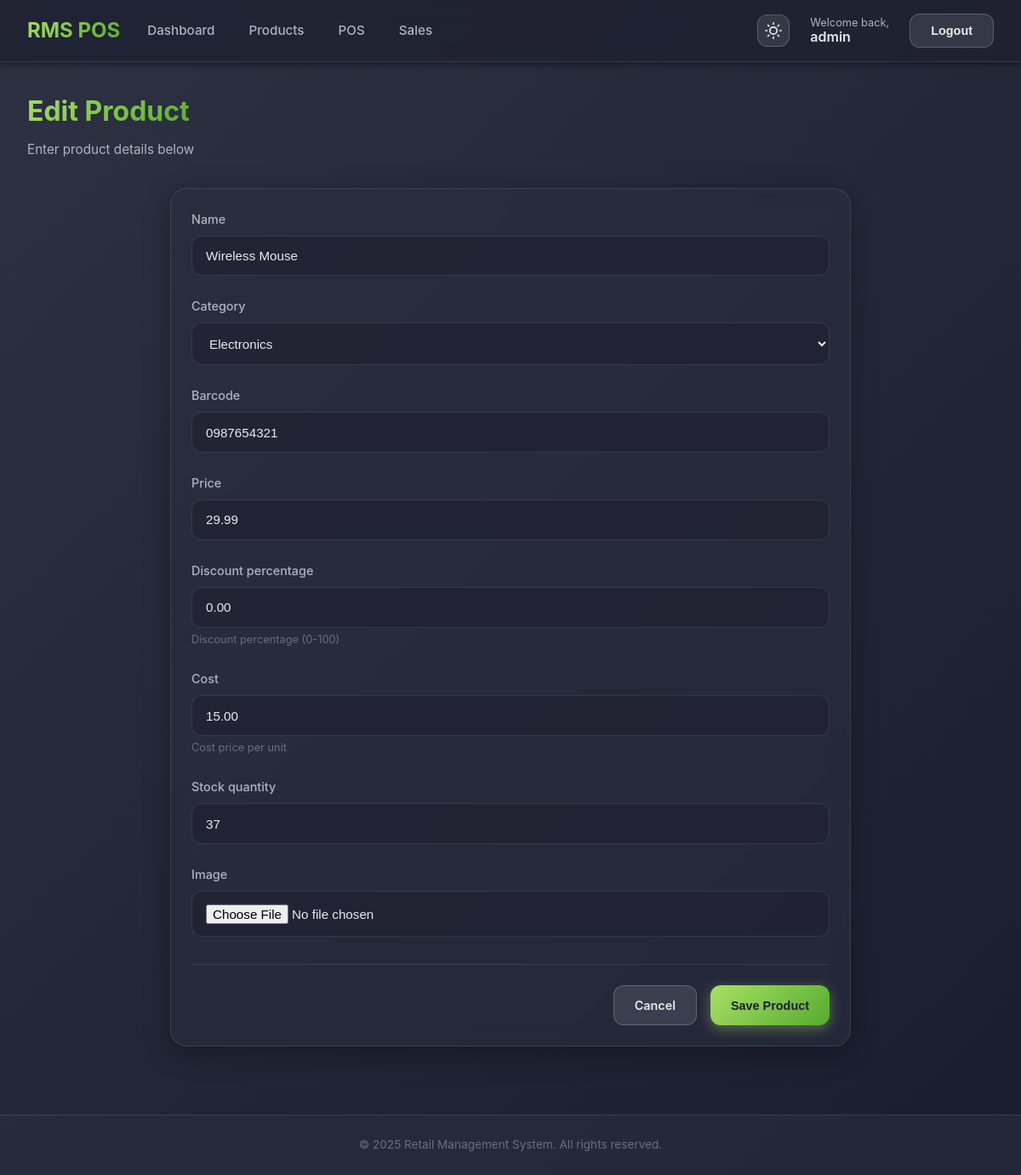
Screenshot of /inventory/products/2/edit/ (signed in) with the database file from the repository.
### rms_pos/accounts/models.py (models this page shows, shortened)
class User(AbstractUser):
    ROLE_CHOICES = (
        ('admin', 'Admin'),
        ('manager', 'Inventory Manager'),
        ('cashier', 'Cashier'),
    )
    role = models.CharField(max_length=20, choices=ROLE_CHOICES, default='cashier')
    def is_admin(self):
        return self.role == 'admin'
    def is_manager(self):
        return self.role == 'manager'

### rms_pos/inventory/models.py (models this page shows, shortened)
class Product(models.Model):
    name = models.CharField(max_length=200)
    category = models.ForeignKey(Category, on_delete=models.CASCADE, related_name='products')
    barcode = models.CharField(max_length=100, unique=True)
    price = models.DecimalField(max_digits=10, decimal_places=2)
    discount_percentage = models.DecimalField(max_digits=5, decimal_places=2, default=0, help_text="Discount percentage (0-100)")
    cost = models.DecimalField(max_digits=10, decimal_places=2, help_text="Cost price per unit")
    stock_quantity = models.IntegerField(default=0)
    image = models.ImageField(upload_to='products/', blank=True, null=True)
    created_at = models.DateTimeField(auto_now_add=True)
    updated_at = models.DateTimeField(auto_now=True)

### rms_pos/inventory/views.py (the view)
# urls.py: path('products/<int:pk>/edit/', views.edit_product, name='edit_product'),
@login_required
@user_passes_test(is_manager_or_admin)
def edit_product(request, pk):
    product = get_object_or_404(Product, pk=pk)
    if request.method == 'POST':
        form = ProductForm(request.POST, request.FILES, instance=product)
        if form.is_valid():
            old_stock = Product.objects.get(pk=pk).stock_quantity
            product = form.save()
            new_stock = product.stock_quantity
            if new_stock != old_stock:
                diff = new_stock - old_stock
                action = 'add' if diff > 0 else 'remove'
                InventoryLog.objects.create(
                    product=product,
                    action=action,
                    quantity=abs(diff),
                    user=request.user,
                    note='Manual update'
                )
            messages.success(request, 'Product updated successfully.')
            return redirect('product_list')
    else:
        form = ProductForm(instance=product)
    return render(request, 'inventory/product_form.html', {'form': form, 'title': 'Edit Product'})

### rms_pos/inventory/models.py (called while the page is built)
    def __str__(self):
        return self.name

### rms_pos/inventory/views.py (called while the page is built)
def is_manager_or_admin(user):
    return user.is_authenticated and (user.is_manager() or user.is_admin())

### rms_pos/templates/inventory/product_form.html (shortened to what this page needs)
{% extends 'base.html' %}
{% block content %}
<div class="page-header">
    <div>
        <h1 class="page-title">{{ title }}</h1>
        <p class="page-subtitle">Enter product details below</p>
    </div>
</div>
<div class="card" style="max-width: 800px; margin: 0 auto;">
    <div class="card-body">
        <form action="" method="POST" enctype="multipart/form-data">
            {% for field in form %}
            <div class="form-group">
                <label for="{{ field.id_for_label }}">{{ field.label }}</label>
                {{ field }}
                {% if field.help_text %}
                <p style="font-size: 0.8rem; color: #6b6e7d; margin-top: 0.25rem;">{{ field.help_text }}</p>
                {% endif %}
            </div>
            {% endfor %}
            <div
                style="display: flex; justify-content: flex-end; gap: 1rem; margin-top: 2rem; padding-top: 1.5rem; border-top: 1px solid rgba(255,255,255,0.1);">
                <a href="{% url 'product_list' %}" class="btn btn-secondary">Cancel</a>
                <button type="submit" class="btn btn-primary">Save Product</button>
            </div>
        </form>
    </div>
</div>
{% endblock %}

### rms_pos/templates/base.html (shortened to what this page needs)
{% load static %}
<!DOCTYPE html>
<html lang="en">
<head>
    <link href="{% static 'css/styles.css' %}" rel="stylesheet">
</head>
<body>
    {% if user.is_authenticated %}
    <nav>
        <div class="nav-container">
            <div style="display: flex; align-items: center; gap: 2rem;">
                <h1 class="nav-brand">RMS POS</h1>
                <div class="nav-links">
                    <a href="{% url 'inventory_dashboard' %}" class="nav-link">Dashboard</a>
                    <a href="{% url 'product_list' %}" class="nav-link">Products</a>
                    <a href="{% url 'pos_dashboard' %}" class="nav-link">POS</a>
                    <a href="{% url 'sales_list' %}" class="nav-link">Sales</a>
                </div>
            </div>
            <div class="nav-user">
                <button id="theme-toggle" type="button" class="btn btn-secondary"
                    style="padding: 0.5rem; display: flex; align-items: center; justify-content: center;"
                    aria-label="Toggle theme">
                </button>
                <div style="display: flex; flex-direction: column; line-height: 1.2;">
                    <span style="font-size: 0.8rem; color: var(--text-secondary);">Welcome back,</span>
                    <span style="font-weight: 600; color: var(--text-primary);">{{ user.username }}</span>
                </div>
                <form method="post" action="{% url 'logout' %}" style="margin: 0;">
                    <button type="submit" class="btn btn-secondary">Logout</button>
                </form>
            </div>
        </div>
    </nav>
    {% endif %}
    <main class="container" style="padding-top: 2rem; padding-bottom: 2rem; min-height: calc(100vh - 12rem);">
        {% block content %}{% endblock %}
    </main>
    <footer>
        <div class="container">
            <p class="footer-text">&copy; {% now "Y" %} Retail Management System. All rights reserved.</p>
        </div>
    </footer>
</body>
</html>

### rms_pos/static/css/styles.css (style rules this page uses)
:root { --bg-body: #1a1d2e; --bg-gradient: linear-gradient(135deg, #2d3142 0%, #1a1d2e 100%); --text-primary: #e8eaed; --text-secondary: #b0b3c1; --text-muted: #6b6e7d; --nav-bg: rgba(30, 33, 48, 0.8); --border-color: rgba(255, 255, 255, 0.1); --border-color-hover: rgba(168, 224, 99, 0.5); --card-bg: rgba(42, 46, 64, 0.6); --card-shadow: 0 8px 32px rgba(0, 0, 0, 0.3); --input-bg: rgba(30, 33, 48, 0.6); --input-focus-bg: rgba(30, 33, 48, 0.8); --table-bg: rgba(42, 46, 64, 0.6); --table-header-bg: rgba(30, 33, 48, 0.8); --table-hover-bg: rgba(255, 255, 255, 0.03); --accent-start: #a8e063; --accent-middle: #84cc16; --accent-end: #56ab2f; --accent-gradient: linear-gradient(135deg, var(--accent-start) 0%, var(--accent-end) 100%); --accent-shadow: rgba(168, 224, 99, 0.4); --btn-secondary-bg: rgba(255, 255, 255, 0.1); --btn-secondary-border: rgba(255, 255, 255, 0.2); --btn-secondary-hover-bg: rgba(255, 255, 255, 0.15); }
* { margin: 0; padding: 0; box-sizing: border-box; }
body { font-family: -apple-system, BlinkMacSystemFont, 'Segoe UI', Roboto, 'Helvetica Neue', Arial, sans-serif; background: var(--bg-gradient); color: var(--text-primary); line-height: 1.6; min-height: 100vh; }
.container { max-width: 1400px; margin: 0 auto; padding: 0 2rem; }
nav { background: var(--nav-bg); backdrop-filter: blur(10px); box-shadow: 0 4px 6px rgba(0, 0, 0, 0.3); border-bottom: 1px solid var(--border-color); }
.nav-container { display: flex; justify-content: space-between; align-items: center; height: 4.5rem; padding: 0 2rem; }
.nav-brand { font-size: 1.5rem; font-weight: 700; background: var(--accent-gradient); -webkit-background-clip: text; -webkit-text-fill-color: transparent; background-clip: text; }
.nav-links { display: flex; gap: 2.5rem; }
.nav-link { color: var(--text-secondary); text-decoration: none; font-size: 0.95rem; font-weight: 500; transition: all 0.3s; position: relative; }
.nav-link::after { content: ''; position: absolute; bottom: -8px; left: 0; width: 0; height: 2px; background: var(--accent-start); transition: width 0.3s; }
.nav-user { display: flex; align-items: center; gap: 1.5rem; }
.btn { padding: 0.7rem 1.5rem; border-radius: 12px; font-weight: 600; cursor: pointer; border: none; transition: all 0.3s; text-decoration: none; display: inline-block; font-size: 0.9rem; }
.btn-primary { background: var(--accent-gradient); color: #1a1d2e; box-shadow: 0 4px 15px var(--accent-shadow); }
.btn-secondary { background: var(--btn-secondary-bg); color: var(--text-primary); border: 1px solid var(--btn-secondary-border); }
.card { background: var(--card-bg); backdrop-filter: blur(10px); border-radius: 20px; box-shadow: var(--card-shadow); overflow: hidden; border: 1px solid var(--border-color); transition: all 0.3s; }
.card-body { padding: 1.5rem; }
.form-group { margin-bottom: 1.5rem; }
label { display: block; font-size: 0.9rem; font-weight: 500; color: var(--text-secondary); margin-bottom: 0.5rem; }
input, select, textarea { width: 100%; padding: 0.9rem 1rem; background: var(--input-bg); border: 1px solid var(--border-color); border-radius: 12px; font-size: 0.95rem; color: var(--text-primary); transition: all 0.3s; }
footer { background: var(--card-bg); border-top: 1px solid var(--border-color); padding: 1.5rem 0; margin-top: 3rem; }
.footer-text { text-align: center; color: var(--text-muted); font-size: 0.85rem; }
.page-header { display: flex; justify-content: space-between; align-items: center; margin-bottom: 2rem; }
.page-title { font-size: 2rem; font-weight: 700; background: var(--accent-gradient); -webkit-background-clip: text; -webkit-text-fill-color: transparent; background-clip: text; }
.page-subtitle { color: var(--text-secondary); font-size: 0.95rem; margin-top: 0.5rem; }

### rows the page displays
User: username "admin"
Product: form "Wireless Mouse" "Electronics" "0987654321" "29.99" "0.00" "15.00" "37"

### other values shown
{{ title }} "Edit Product"
{{ field.label }} "Name" "Category" "Barcode" "Price" "Discount percentage" "Cost" "Stock quantity" "Image"
{{ field.help_text }} "Discount percentage (0-100)" "Cost price per unit"
